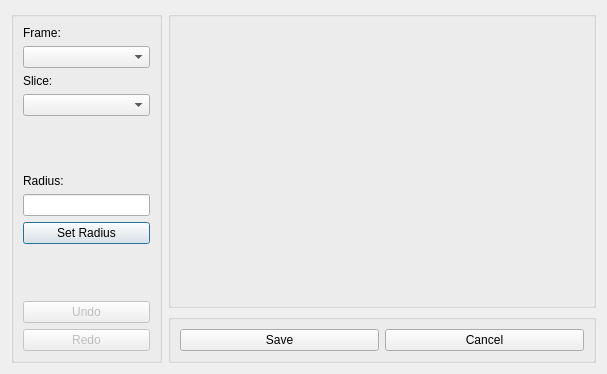
<?xml version="1.0" encoding="UTF-8"?>
<ui version="4.0">
 <class>frmAxisEditor</class>
 <widget class="QDialog" name="frmAxisEditor">
  <property name="geometry">
   <rect>
    <x>0</x>
    <y>0</y>
    <width>607</width>
    <height>374</height>
   </rect>
  </property>
  <property name="windowTitle">
   <string>MIV Bull's Eye axis and radius editor</string>
  </property>
  <layout class="QGridLayout" name="gridLayout_2">
   <item row="0" column="0" rowspan="2">
    <widget class="QGroupBox" name="groupBox">
     <property name="minimumSize">
      <size>
       <width>150</width>
       <height>350</height>
      </size>
     </property>
     <property name="title">
      <string/>
     </property>
     <layout class="QVBoxLayout" name="verticalLayout">
      <item>
       <widget class="QLabel" name="label">
        <property name="text">
         <string>Frame:</string>
        </property>
       </widget>
      </item>
      <item>
       <widget class="QComboBox" name="cboFrame"/>
      </item>
      <item>
       <widget class="QLabel" name="label_2">
        <property name="text">
         <string>Slice:</string>
        </property>
       </widget>
      </item>
      <item>
       <widget class="QComboBox" name="cboSlice"/>
      </item>
      <item>
       <spacer name="verticalSpacer_2">
        <property name="orientation">
         <enum>Qt::Vertical</enum>
        </property>
        <property name="sizeHint" stdset="0">
         <size>
          <width>20</width>
          <height>40</height>
         </size>
        </property>
       </spacer>
      </item>
      <item>
       <widget class="QLabel" name="label_3">
        <property name="text">
         <string>Radius:</string>
        </property>
       </widget>
      </item>
      <item>
       <widget class="QLineEdit" name="txtRadius"/>
      </item>
      <item>
       <widget class="QPushButton" name="cmdSetRadius">
        <property name="text">
         <string>Set Radius</string>
        </property>
       </widget>
      </item>
      <item>
       <spacer name="verticalSpacer">
        <property name="orientation">
         <enum>Qt::Vertical</enum>
        </property>
        <property name="sizeHint" stdset="0">
         <size>
          <width>20</width>
          <height>40</height>
         </size>
        </property>
       </spacer>
      </item>
      <item>
       <widget class="QPushButton" name="cmdUndo">
        <property name="enabled">
         <bool>false</bool>
        </property>
        <property name="text">
         <string>Undo</string>
        </property>
       </widget>
      </item>
      <item>
       <widget class="QPushButton" name="cmdRedo">
        <property name="enabled">
         <bool>false</bool>
        </property>
        <property name="text">
         <string>Redo</string>
        </property>
       </widget>
      </item>
     </layout>
    </widget>
   </item>
   <item row="0" column="1">
    <widget class="QGroupBox" name="groupBox_3">
     <property name="minimumSize">
      <size>
       <width>428</width>
       <height>0</height>
      </size>
     </property>
     <property name="title">
      <string/>
     </property>
     <layout class="QGridLayout" name="gridLayout">
      <item row="0" column="0">
       <widget class="QVTKWidget" name="vtkWidget">
        <property name="sizePolicy">
         <sizepolicy hsizetype="Expanding" vsizetype="MinimumExpanding">
          <horstretch>0</horstretch>
          <verstretch>0</verstretch>
         </sizepolicy>
        </property>
        <property name="minimumSize">
         <size>
          <width>256</width>
          <height>256</height>
         </size>
        </property>
       </widget>
      </item>
     </layout>
    </widget>
   </item>
   <item row="1" column="1">
    <widget class="QGroupBox" name="groupBox_2">
     <property name="title">
      <string/>
     </property>
     <layout class="QHBoxLayout" name="horizontalLayout_2">
      <item>
       <widget class="QPushButton" name="cmdSave">
        <property name="text">
         <string>Save</string>
        </property>
       </widget>
      </item>
      <item>
       <widget class="QPushButton" name="cmdCancel">
        <property name="text">
         <string>Cancel</string>
        </property>
       </widget>
      </item>
     </layout>
    </widget>
   </item>
  </layout>
 </widget>
 <customwidgets>
  <customwidget>
   <class>QVTKWidget</class>
   <extends>QFrame</extends>
   <header>QVTKWidget.h</header>
   <container>1</container>
  </customwidget>
 </customwidgets>
 <resources/>
 <connections/>
</ui>
